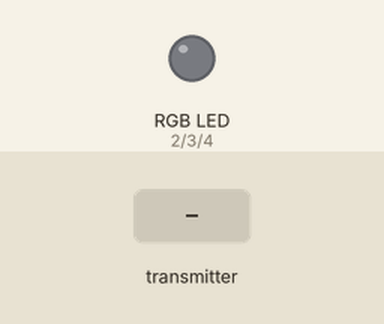
A program run on a simulated Arduino Nano, built with avr-gcc and run on an emulated ATmega328P. Shown: an RGB LED mixed from three pins (HIGH = lit). The test bench sets the inputs (shaded band). No radio packets arrive unless stated.

Above: at 1.2 s.
1.3 s: the transmitter starts sending Red = 1
At 2.5 s:
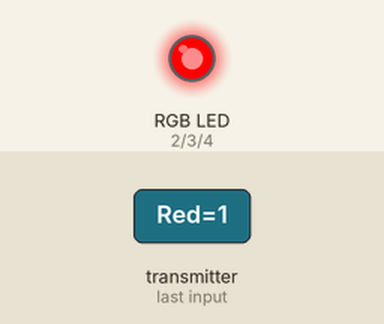
2.8 s: the transmitter starts sending Green = 1
At 3.8 s:
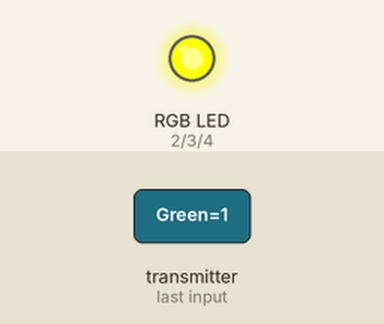
4.3 s: the transmitter starts sending Blue = 1
At 4.9 s:
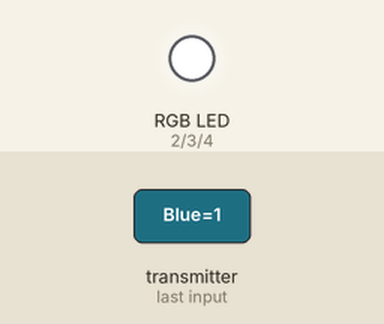
5.8 s: the transmitter starts sending Red = 0
At 6.1 s:
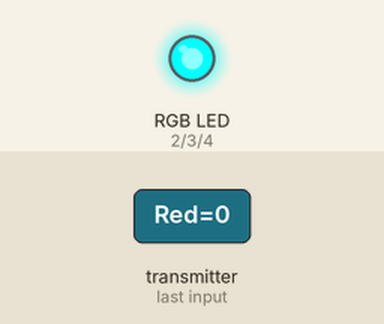
7.3 s: the transmitter starts sending Green = 0
At 8.4 s:
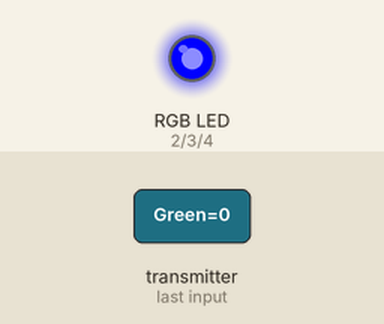
8.8 s: the transmitter starts sending Red = 1
At 9.6 s:
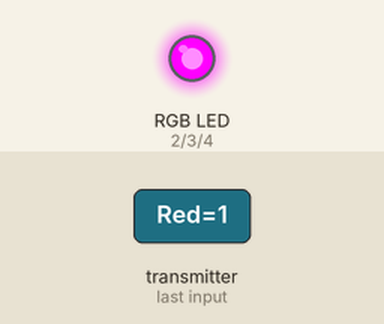
Timing chart, 0 to 11.3 s (numbered marks = the images above; inputs shaded):
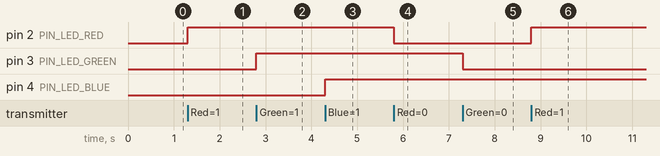

Measured:
- after the input at 1.3 s, pin 2 (PIN_LED_RED): LOW → HIGH at once
- after the input at 2.8 s, pin 3 (PIN_LED_GREEN): LOW → HIGH at once
- after the input at 4.3 s, pin 4 (PIN_LED_BLUE): LOW → HIGH at once
- after the input at 5.8 s, pin 2 (PIN_LED_RED): HIGH → LOW at once
- after the input at 7.3 s, pin 3 (PIN_LED_GREEN): HIGH → LOW at once
- after the input at 8.8 s, pin 2 (PIN_LED_RED): LOW → HIGH at once

The program:

main.cpp
```cpp
#include <Arduino.h>

#include <SPI.h>
#include <RF24.h>

#define PIN_LED_RED     2   // D2
#define PIN_LED_GREEN   3   // D3
#define PIN_LED_BLUE    4   // D4

#define PIN_RF_CE       9   // D9 = Chip Enable (CE) for nRF24L01+
#define PIN_RF_CS       10  // D10 = Chip Select (CS) for nRF24L01+

#define CHANNEL_READ    123456789
#define CHANNEL_WRITE   987654321

/*
  RGBState
  We will Transmit and Receive this State data.
*/
struct RGBState {
  bool Red;   // True if the Red button is Down
  bool Green; // True if the Green button is Down
  bool Blue;  // True if the Blue button is Down
};

RGBState currentState;
RF24 radio(PIN_RF_CE, PIN_RF_CS);
bool radioReady = false;

void setup() {
  // Initialise Serial first
  Serial.begin(115200);

  // Pin modes
  pinMode(PIN_LED_RED, OUTPUT);
  pinMode(PIN_LED_GREEN, OUTPUT);
  pinMode(PIN_LED_BLUE, OUTPUT);

  // Configure the Radio
  int failCount = 0;

  while (!radioReady && failCount < 10) {
    radioReady = radio.begin();
    if (!radioReady) {
      failCount++;
      Serial.print("Radio Initialisation Failed ");
      Serial.print(failCount);
      Serial.println(" times.");
    }
  }

  if (!radioReady) {
    Serial.println("Radio could not be initialised!");
    return;
  }

  radio.setDataRate(RF24_2MBPS); // Maximum Bandwidth
  radio.setPALevel(RF24_PA_MAX); // Maximum Range

  radio.setPayloadSize(sizeof(RGBState)); // Size of the Data we will Transmit
  radio.setAutoAck(true); // Allows us to check if the Transmission Succeeded

  // We need to open the Reading Pipe in order to Receive data
  radio.openReadingPipe(1, CHANNEL_READ); // For Incoming Data
  // We don't need to open the Writing Pipe on a Receive-only Device
  radio.openWritingPipe(CHANNEL_WRITE); // For Outgoing Data

  radio.startListening();
}

void loop() {
  if (!radioReady) {
    digitalWrite(PIN_LED_RED, HIGH); // Turn the Red LED on to show failure
    return; // We cannot continue if the Radio isn't working!
  }

  if (!radio.available()) { return; } // No need to continue

  RGBState inboundState;
  radio.read(&inboundState, sizeof(RGBState));

  digitalWrite(PIN_LED_RED, inboundState.Red);
  digitalWrite(PIN_LED_GREEN, inboundState.Green);
  digitalWrite(PIN_LED_BLUE, inboundState.Blue);
}
```
